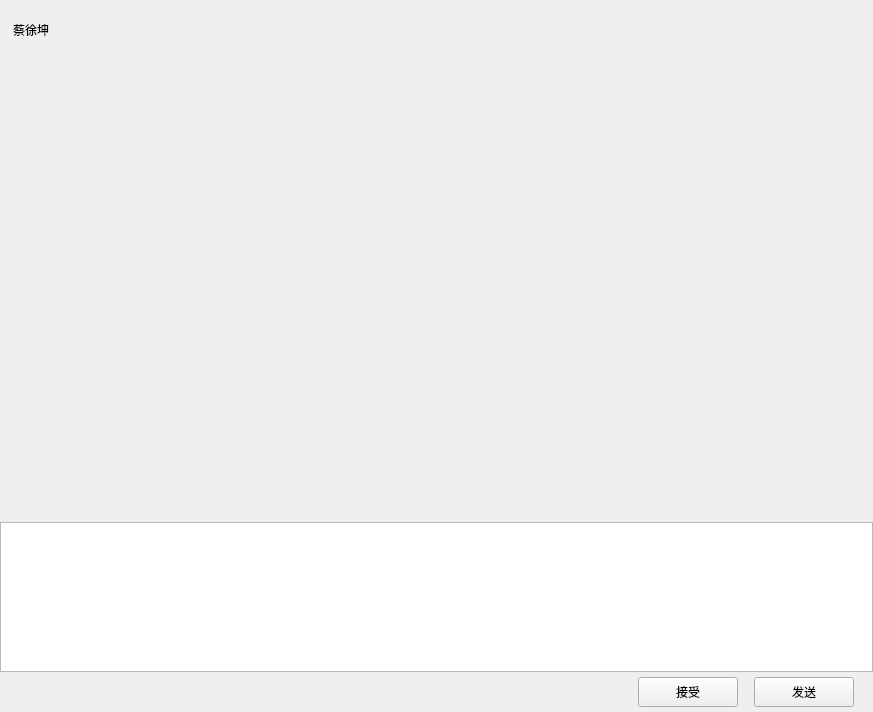
<?xml version="1.0" encoding="UTF-8"?>
<ui version="4.0">
 <class>ChatPage</class>
 <widget class="QWidget" name="ChatPage">
  <property name="geometry">
   <rect>
    <x>0</x>
    <y>0</y>
    <width>873</width>
    <height>712</height>
   </rect>
  </property>
  <property name="windowTitle">
   <string>Form</string>
  </property>
  <layout class="QVBoxLayout" name="verticalLayout">
   <property name="spacing">
    <number>0</number>
   </property>
   <property name="leftMargin">
    <number>0</number>
   </property>
   <property name="topMargin">
    <number>0</number>
   </property>
   <property name="rightMargin">
    <number>0</number>
   </property>
   <property name="bottomMargin">
    <number>0</number>
   </property>
   <item>
    <widget class="QWidget" name="chat_data_wid" native="true">
     <layout class="QVBoxLayout" name="verticalLayout_4">
      <property name="spacing">
       <number>0</number>
      </property>
      <property name="leftMargin">
       <number>0</number>
      </property>
      <property name="topMargin">
       <number>0</number>
      </property>
      <property name="rightMargin">
       <number>0</number>
      </property>
      <property name="bottomMargin">
       <number>0</number>
      </property>
      <item>
       <widget class="QWidget" name="title_wid" native="true">
        <property name="minimumSize">
         <size>
          <width>0</width>
          <height>60</height>
         </size>
        </property>
        <property name="maximumSize">
         <size>
          <width>16777215</width>
          <height>60</height>
         </size>
        </property>
        <layout class="QVBoxLayout" name="verticalLayout_5">
         <property name="spacing">
          <number>7</number>
         </property>
         <property name="leftMargin">
          <number>11</number>
         </property>
         <property name="topMargin">
          <number>2</number>
         </property>
         <property name="rightMargin">
          <number>2</number>
         </property>
         <property name="bottomMargin">
          <number>2</number>
         </property>
         <item>
          <widget class="QWidget" name="widget_2" native="true">
           <layout class="QHBoxLayout" name="horizontalLayout_3">
            <property name="spacing">
             <number>7</number>
            </property>
            <property name="leftMargin">
             <number>2</number>
            </property>
            <property name="topMargin">
             <number>2</number>
            </property>
            <property name="rightMargin">
             <number>2</number>
            </property>
            <property name="bottomMargin">
             <number>2</number>
            </property>
            <item>
             <widget class="QLabel" name="title_lb">
              <property name="text">
               <string>蔡徐坤</string>
              </property>
             </widget>
            </item>
           </layout>
          </widget>
         </item>
        </layout>
       </widget>
      </item>
      <item>
       <widget class="ChatView" name="chat_data_list" native="true"/>
      </item>
      <item>
       <widget class="QWidget" name="tool_wid" native="true">
        <property name="minimumSize">
         <size>
          <width>0</width>
          <height>40</height>
         </size>
        </property>
        <property name="maximumSize">
         <size>
          <width>16777215</width>
          <height>40</height>
         </size>
        </property>
        <layout class="QHBoxLayout" name="horizontalLayout_4">
         <property name="spacing">
          <number>7</number>
         </property>
         <property name="leftMargin">
          <number>2</number>
         </property>
         <property name="topMargin">
          <number>2</number>
         </property>
         <property name="rightMargin">
          <number>2</number>
         </property>
         <property name="bottomMargin">
          <number>2</number>
         </property>
         <item>
          <spacer name="horizontalSpacer_2">
           <property name="orientation">
            <enum>Qt::Orientation::Horizontal</enum>
           </property>
           <property name="sizeType">
            <enum>QSizePolicy::Policy::Fixed</enum>
           </property>
           <property name="sizeHint" stdset="0">
            <size>
             <width>5</width>
             <height>20</height>
            </size>
           </property>
          </spacer>
         </item>
         <item>
          <widget class="ClickedLabel" name="emo_lb">
           <property name="minimumSize">
            <size>
             <width>25</width>
             <height>25</height>
            </size>
           </property>
           <property name="maximumSize">
            <size>
             <width>25</width>
             <height>25</height>
            </size>
           </property>
           <property name="text">
            <string/>
           </property>
          </widget>
         </item>
         <item>
          <spacer name="horizontalSpacer_4">
           <property name="orientation">
            <enum>Qt::Orientation::Horizontal</enum>
           </property>
           <property name="sizeType">
            <enum>QSizePolicy::Policy::Fixed</enum>
           </property>
           <property name="sizeHint" stdset="0">
            <size>
             <width>5</width>
             <height>20</height>
            </size>
           </property>
          </spacer>
         </item>
         <item>
          <widget class="ClickedLabel" name="file_lb">
           <property name="minimumSize">
            <size>
             <width>25</width>
             <height>25</height>
            </size>
           </property>
           <property name="maximumSize">
            <size>
             <width>25</width>
             <height>25</height>
            </size>
           </property>
           <property name="text">
            <string/>
           </property>
          </widget>
         </item>
         <item>
          <spacer name="horizontalSpacer_3">
           <property name="orientation">
            <enum>Qt::Orientation::Horizontal</enum>
           </property>
           <property name="sizeHint" stdset="0">
            <size>
             <width>40</width>
             <height>20</height>
            </size>
           </property>
          </spacer>
         </item>
        </layout>
       </widget>
      </item>
      <item>
       <widget class="MessageTextEdit" name="chatEdit">
        <property name="minimumSize">
         <size>
          <width>0</width>
          <height>150</height>
         </size>
        </property>
        <property name="maximumSize">
         <size>
          <width>16777215</width>
          <height>150</height>
         </size>
        </property>
       </widget>
      </item>
      <item>
       <widget class="QWidget" name="send_wid" native="true">
        <property name="minimumSize">
         <size>
          <width>0</width>
          <height>40</height>
         </size>
        </property>
        <property name="maximumSize">
         <size>
          <width>16777215</width>
          <height>40</height>
         </size>
        </property>
        <layout class="QHBoxLayout" name="horizontalLayout_5">
         <property name="topMargin">
          <number>2</number>
         </property>
         <property name="bottomMargin">
          <number>2</number>
         </property>
         <item>
          <spacer name="horizontalSpacer_5">
           <property name="orientation">
            <enum>Qt::Orientation::Horizontal</enum>
           </property>
           <property name="sizeHint" stdset="0">
            <size>
             <width>40</width>
             <height>20</height>
            </size>
           </property>
          </spacer>
         </item>
         <item>
          <widget class="ClickedBtn" name="receive_btn">
           <property name="minimumSize">
            <size>
             <width>100</width>
             <height>30</height>
            </size>
           </property>
           <property name="maximumSize">
            <size>
             <width>100</width>
             <height>30</height>
            </size>
           </property>
           <property name="text">
            <string>接受</string>
           </property>
          </widget>
         </item>
         <item>
          <spacer name="horizontalSpacer_7">
           <property name="orientation">
            <enum>Qt::Orientation::Horizontal</enum>
           </property>
           <property name="sizeType">
            <enum>QSizePolicy::Policy::Fixed</enum>
           </property>
           <property name="sizeHint" stdset="0">
            <size>
             <width>10</width>
             <height>20</height>
            </size>
           </property>
          </spacer>
         </item>
         <item>
          <widget class="ClickedBtn" name="send_btn">
           <property name="minimumSize">
            <size>
             <width>100</width>
             <height>30</height>
            </size>
           </property>
           <property name="maximumSize">
            <size>
             <width>100</width>
             <height>30</height>
            </size>
           </property>
           <property name="text">
            <string>发送</string>
           </property>
          </widget>
         </item>
         <item>
          <spacer name="horizontalSpacer_6">
           <property name="orientation">
            <enum>Qt::Orientation::Horizontal</enum>
           </property>
           <property name="sizeType">
            <enum>QSizePolicy::Policy::Fixed</enum>
           </property>
           <property name="sizeHint" stdset="0">
            <size>
             <width>10</width>
             <height>20</height>
            </size>
           </property>
          </spacer>
         </item>
        </layout>
       </widget>
      </item>
     </layout>
    </widget>
   </item>
  </layout>
 </widget>
 <customwidgets>
  <customwidget>
   <class>ClickedBtn</class>
   <extends>QPushButton</extends>
   <header location="global">clickedbtn.h</header>
  </customwidget>
  <customwidget>
   <class>ClickedLabel</class>
   <extends>QLabel</extends>
   <header location="global">clickedlabel.h</header>
  </customwidget>
  <customwidget>
   <class>ChatView</class>
   <extends>QWidget</extends>
   <header location="global">chatview.h</header>
   <container>1</container>
  </customwidget>
  <customwidget>
   <class>MessageTextEdit</class>
   <extends>QTextEdit</extends>
   <header location="global">messagetextedit.h</header>
  </customwidget>
 </customwidgets>
 <resources/>
 <connections/>
</ui>
